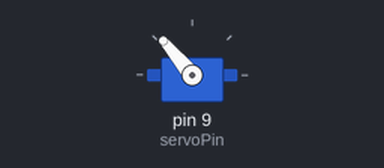
The sketch below on a simulated Arduino Uno, built with avr-gcc and run on an emulated ATmega328P. Shown: servo.

Above: at 0.05 s.
At 2.55 s:
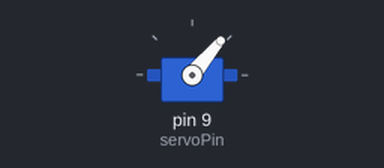
At 5.0 s:
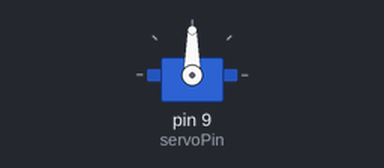
Timing chart, 0 to 6.5 s (numbered marks = the images above):
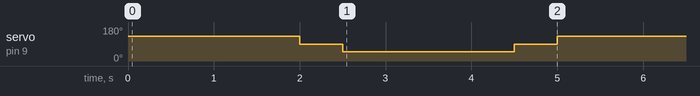

Measured:
- by itself, servo on pin 9 (servoPin): repeats every 5.0 s: 50° 2.0 s, 90° 0.50 s, 130° 2.0 s, 90° 0.50 s

The sketch:

Servo_360motor_code_for_0_to_360_and_360_to_0_infinite.ino
```cpp
#include <Servo.h>

Servo myServo;
const int servoPin = 9;

// For a continuous rotation servo, 90 is stop.
// Adjust these values to get the desired speed.
const int servoForward = 130;  // Value to rotate clockwise (forward)
const int servoReverse = 50;   // Value to rotate counterclockwise (reverse)
const int servoStop = 90;      // Stop command

// Calibrated time (in milliseconds) for one full 360° rotation.
// You must determine this experimentally.
// For example, if your servo rotates one full revolution in 2000 ms, set fullRotationTime = 2000.
const unsigned long fullRotationTime = 2000;

void setup() {
  myServo.attach(servoPin);
  myServo.write(servoStop);  // Ensure the servo is stopped initially.
}

void loop() {
  // Rotate forward (clockwise) for one full revolution.
  myServo.write(servoForward);
  delay(fullRotationTime);
  myServo.write(servoStop);
  delay(500); // Short pause before reversing

  // Rotate reverse (counterclockwise) for one full revolution.
  myServo.write(servoReverse);
  delay(fullRotationTime);
  myServo.write(servoStop);
  delay(500); // Short pause before starting the next cycle
}
```
